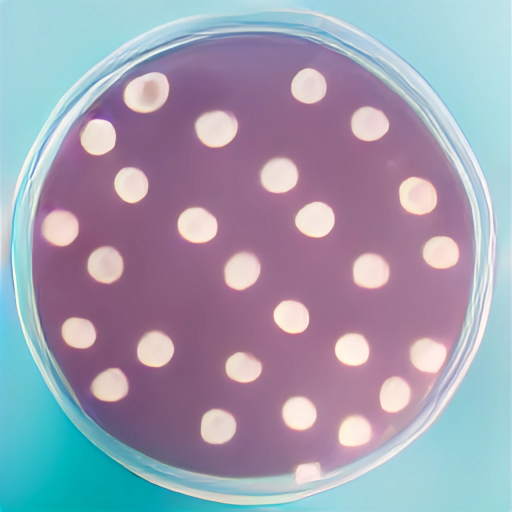
#> input picture Ejemplo/input.jpg, 1024 x 1024 px, found by its file name (shown at 1/2 size)
$ jupyter execute Presentacion.ipynb
#> lines starting #> are read from the running program, lines starting #| are printed output that depends on the picture
<table>
 <td></td>
 <td></td>
    </table>

<h1 style='text-align: center;'><font size= '5'>Machine Learning e Imágenes en Python (2022)</h1></font>

# <center> Automatización del conteo de unidades formadoras de colonias bacterianas </center>

- Benelli, Federico
- Rovezzi, Juan Pablo

<h1 style='text-align: center;'><font size= '5'>Dra. Valeria Rulloni - Dra. Ana Carolina Maldonado</h1></font>

# Introducción
Sobre esta temática hay que responder algunos interrogantes...
- ¿Qué es el conteo de unidades formadoras de colonias bacterianas (UFC/CFU)?
- ¿En qué consiste?
- ¿Cómo podemos mejorar la técnica?

<table>
    <tr>
    <td></td>
    <td></td>
    <td></td>
    </tr>
</table>

## Objetivo
Diseñar una herramienta de cuantificacion de UFC a partir de fotografias tomadas en plano cenital de capsulas de petri sobre superficies de algun color sólido con el fin de aplicar los conocimientos enseñados y herramientas adquiridas en este curso.

<table>
    <td></td>
    <td></td>
    <td></td>
    <td></td>
    <td></td>
</table>

# Metodología

<table>
    <td></td>
    <td></td>
    <td></td>
</table>

- Entrenamiento semi-supervisado mediante KNN

Para llevarlo a cabo se requirieron 3 etapas:

- Carga de imagen y preprocesamiento
- Entrenamiento de modelo y categorización de datos
- Conteo de UFCs

## Librerias

- Manipulación de matrices/vectores: `numpy`
- Manipulación de datos: `pandas`
- Tratamiento de imágenes: `openCV`
- Clustering: `scikit-learn`

[cell 1]
# Numpy para calculo vectorial
import numpy as np
import math
# cv2 para trabajar con imagenes
import cv2

# matplotlib para graficar
import matplotlib.pyplot as plt
import matplotlib.patches as mpatches
from mpl_toolkits.mplot3d import Axes3D

# Pandas para manipular datos
import pandas as pd

# sklearn para machine learning
from sklearn.neighbors import KNeighborsClassifier
from sklearn.cluster import KMeans
from sklearn.cluster import BisectingKMeans
from sklearn.neighbors import KNeighborsClassifier
from sklearn import preprocessing, decomposition
#
from IPython.display import clear_output
from collections import Counter
from ipywidgets import interact, widgets

# Parametros por defecto de matplotlib
plt.rcParams['figure.figsize'] = [5, 5]

## Funciones

[cell 2]
# [123 lines left out: functions gen_df, crop_limits, mkcircle, mkcircle_petri, not called in this run]


def get_area(image, msg):
  r = cv2.selectROI(msg, image)

  # Crop image
  img = image[
      int(r[1]):int(r[1]+r[3]),
      int(r[0]):int(r[0]+r[2])
  ]

  return img, r

# [45 lines left out: functions set_threshold, get_imgtocount, not called in this run]

# Carga de imágen a analizar y preprocesamiento

- Selección area
- Selección subarea
- Limpieza

<table>
    <tr>
      <td></td>
      <td></td>
    </tr>
    <tr>
        <td></td>
      <td></td>
    </tr>

 </table>

# Lectura de imagen inicial

[cell 3]
input_path = "Ejemplo/input.jpg"
image = cv2.imread(input_path)
#> image is the input picture: shape (1024, 1024, 3); mean B, G, R 177, 158.9, 158.6

print("Resolucion inicial:",image.shape)
#| Resolucion inicial: (1024, 1024, 3)

if image.shape >= (400,400,3):
    # Reducir el tamaño de imagen para agilizar el proceso
    image = cv2.resize(image,(400,400))
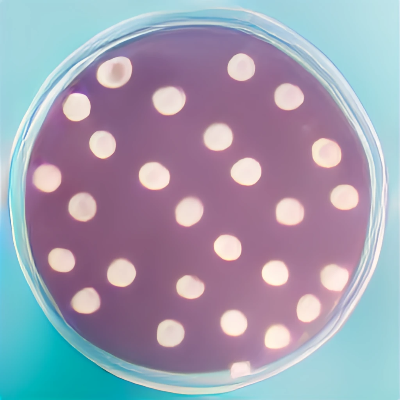
#> image: shape (400, 400, 3); mean B, G, R 177, 158.8, 158.6

print("Resolucion resultante:",image.shape)
#| Resolucion resultante: (400, 400, 3)

print("La imagen es almacenada como:", type(image))
#| La imagen es almacenada como: <class 'numpy.ndarray'>
print("Y los datos cargados dentro son:", type(image[0,0,0]))
#| Y los datos cargados dentro son: <class 'numpy.uint8'>

# Recorte de zonas de interés

[cell 4]
# Selección de cápsula de petri
petri, petri_range = get_area(image, "Select Petri")
